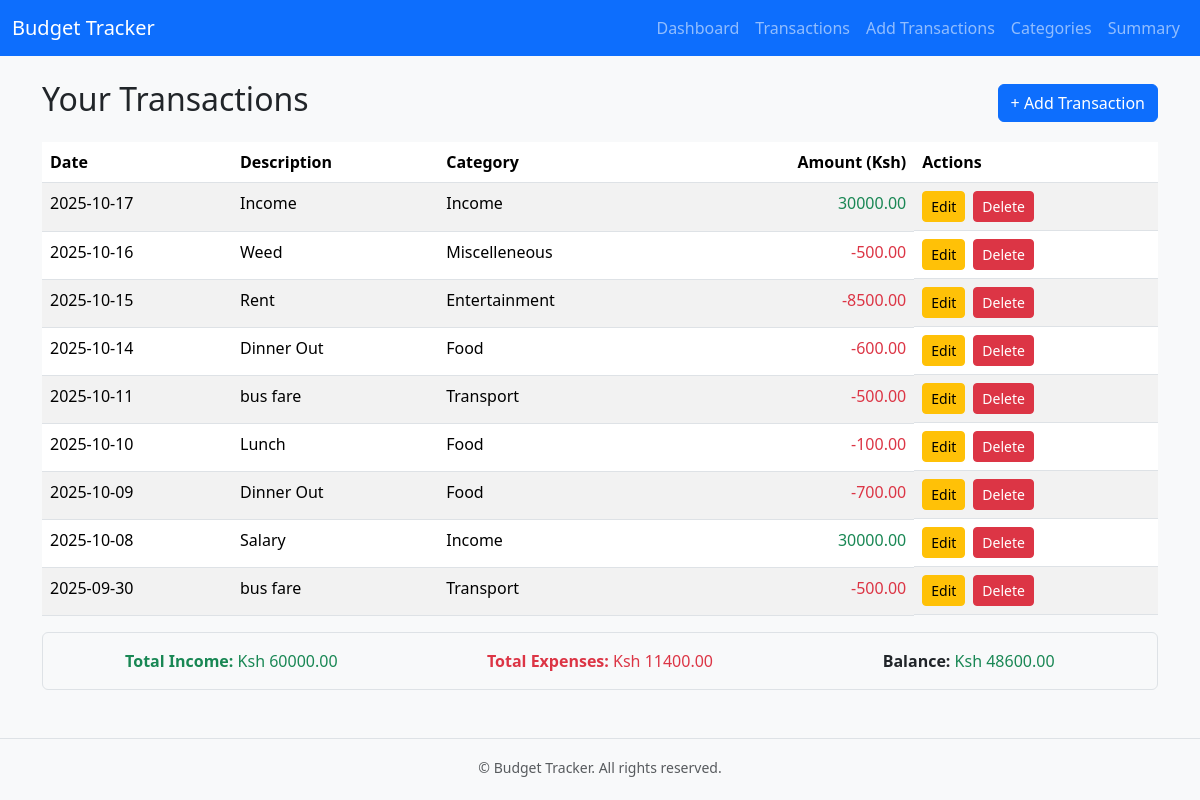
The app's page /transactions, older data.
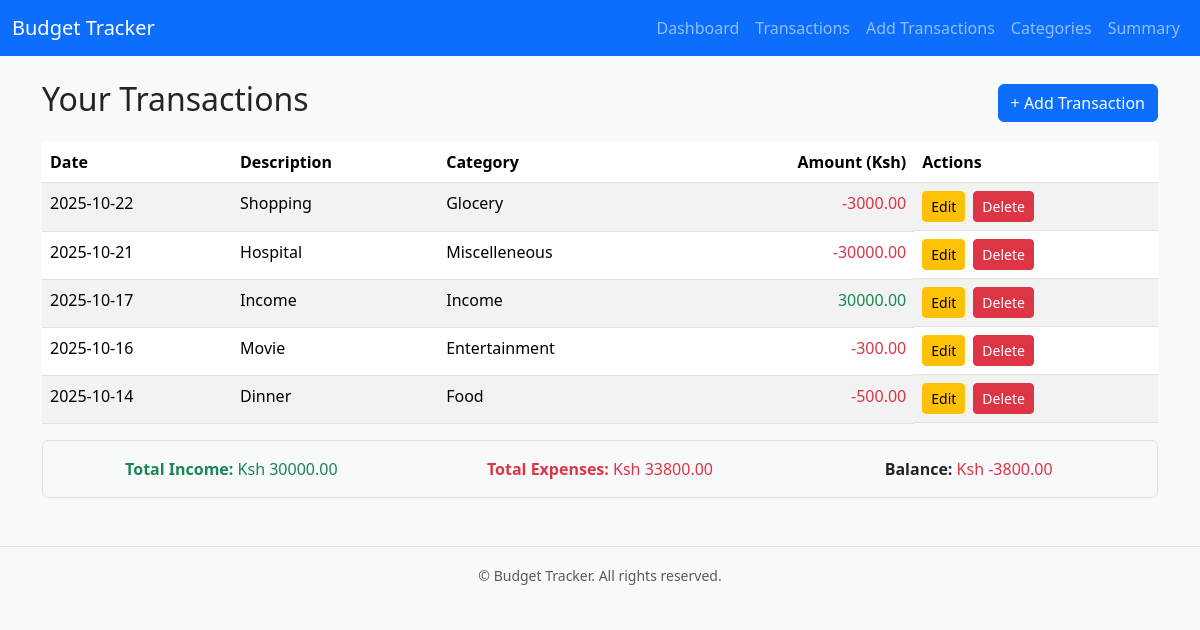
The same page, newer data.
### app/models.py (models this page shows, shortened)
class Transaction(db.Model):
    id = db.Column(db.Integer, primary_key=True)
    date=db.Column(db.Date, default=datetime.utcnow)
    description = db.Column(db.String(120), nullable=False)
    amount = db.Column(db.Float, nullable=False)
    category_id = db.Column(db.Integer, db.ForeignKey('category.id'), nullable=False)

class Category(db.Model):
    id = db.Column(db.Integer, primary_key=True)
    name = db.Column(db.String(50), nullable=False, unique=True)
    transactions = db.relationship('Transaction', backref='category_ref', lazy=True)

### app/routes.py (the view)
@bp.route('/transactions')
def transactions():
    transactions = Transaction.query.order_by(Transaction.date.desc()).all()
    income = sum(t.amount for t in transactions if t.amount > 0)
    expenses = sum(abs(t.amount) for t in transactions if t.amount < 0)
    balance = income - expenses
    return render_template('transactions.html', transactions=transactions, income=income, expenses=expenses, balance=balance)

### app/templates/transactions.html (shortened to what this page needs)
{% extends "base.html" %}
{% block content %}
<div class="d-flex justify-content-between align-items-center mb-3">
    <h2>Your Transactions</h2>
    <a href="{{ url_for('main.add_transaction') }}" class="btn btn-primary">+ Add Transaction</a>
</div>
<table class="table table-striped table-horver">
    <thead>
        <tr>
            <th>Date</th>
            <th>Description</th>
            <th>Category</th>
            <th class="text-end">Amount (Ksh)</th>
            <th>Actions</th>
        </tr>
    </thead>
    <tbody>
        {% for t in transactions %}
        <tr>
            <td>{{ t.date.strftime('%Y-%m-%d') }}</td>
            <td>{{ t.description }}</td>
            <td>{{ t.category_ref.name }}</td>
            <td class="text-end {% if t.amount < 0 %}text-danger{% else %}text-success{% endif %}">{{ "%.2f"|format(t.amount) }}</td>
            <td class="d-flex gap-2">
                <a href="{{ url_for('main.edit_transaction', id=t.id) }}" class="btn btn-sm btn-warning">Edit</a>
                <a href="{{ url_for('main.delete_transaction', id=t.id)}}" class="btn btn-sm btn-danger"
                    onclick="return confirm('Are you sure you want to delete this transaction?');">Delete</a>
            </td>
        </tr>
        {% endfor %}
    </tbody>
</table>
 <div class="mt-3 p-3 border rounded bg-light">
    <div class="row text-center">
        <div class="col-md-4">
            <strong class="text-success">Total Income:</strong>
            <span class="text-success">Ksh {{ "%.2f"|format(income) }}</span>
        </div>
        <div class="col-md-4">
            <strong class="text-danger">Total Expenses:</strong>
            <span class="text-danger">Ksh {{ "%.2f"|format(expenses) }}</span>
        </div>
        <div class="col-md-4">
            <strong>Balance:</strong>
            <span class="{% if balance >=0 %}text-success{% else %}text-danger{% endif %}">Ksh {{ "%.2f"|format(balance) }}</span>
        </div>
    </div>
 </div>
{% endblock %}

### app/templates/base.html (shortened to what this page needs)
<!DOCTYPE html>
<html lang="en">
<head>
    <link href="https://cdn.jsdelivr.net/npm/bootstrap@5.3.3/dist/css/bootstrap.min.css" rel="stylesheet">
    <link rel="stylesheet" href="{{ url_for('static', filename='css/style.css') }}">
</head>
<body class="bg-light">
     <nav class="navbar navbar-expand-lg navbar-dark bg-primary">
        <div class="container-fluid">
            <a href="{{ url_for('main.index') }}" class="navbar-brand">Budget Tracker</a>
            <div class="collapse navbar-collapse" id="navbarNav">
                <ul class="navbar-nav ms-auto">
                    <li class="nav-item"><a href="{{ url_for('main.index') }}" class="nav-link">Dashboard</a></li>
                    <li class="nav-item"><a href="{{ url_for('main.transactions') }}" class="nav-link">Transactions</a></li>
                    <li class="nav-item"><a href="{{ url_for('main.add_transaction') }}" class="nav-link">Add Transactions</a></li>
                    <li class="nav-item"><a href="{{ url_for('main.categories')}}" class="nav-link">Categories</a></li>
                    <li class="nav-item"><a href="{{ url_for('main.analytics') }}" class="nav-link">Summary</a></li>
                </ul>
            </div>
        </div>
     </nav>
      <main class="container py-4">
        {% block content %}{% endblock %}
      </main>
       <footer class="text-center py-3 mt-4 border-top text-muted">
        <small>&copy; {{ current_year }} Budget Tracker. All rights reserved. </small>
       </footer>
</body>
</html>

### app/static/css/style.css (style rules this page uses)
body { font-family: 'segoe UI', sans-serif; }

Row changes from the older to the newer data that the page shows:
removed Transaction: date "2025-10-16", description "Weed", category_ref.name "Miscelleneous", amount "-500.00"
removed Transaction: date "2025-10-15", description "Rent", category_ref.name "Entertainment", amount "-8500.00"
removed Transaction: date "2025-10-14", description "Dinner Out", category_ref.name "Food", amount "-600.00"
removed Transaction: date "2025-10-11", description "bus fare", category_ref.name "Transport", amount "-500.00"
removed Transaction: date "2025-10-10", description "Lunch", category_ref.name "Food", amount "-100.00"
removed Transaction: date "2025-10-08", description "Salary", category_ref.name "Income", amount "30000.00"
removed Transaction: date "2025-09-30", description "bus fare", category_ref.name "Transport", amount "-500.00"
added Transaction: date "2025-10-22", description "Shopping", category_ref.name "Glocery", amount "-3000.00"
added Transaction: date "2025-10-21", description "Hospital", category_ref.name "Miscelleneous", amount "-30000.00"
added Transaction: date "2025-10-16", description "Movie", category_ref.name "Entertainment", amount "-300.00"
changed Transaction "Food": date "2025-10-09" → "2025-10-14"; description "Dinner Out" → "Dinner"; amount "-700.00" → "-500.00"
Text that changed along with them:
{{ "%.2f"|format(income) }}: "60000.00" → "30000.00"
{{ "%.2f"|format(expenses) }}: "11400.00" → "33800.00"
{{ "%.2f"|format(balance) }}: "48600.00" → "-3800.00"
